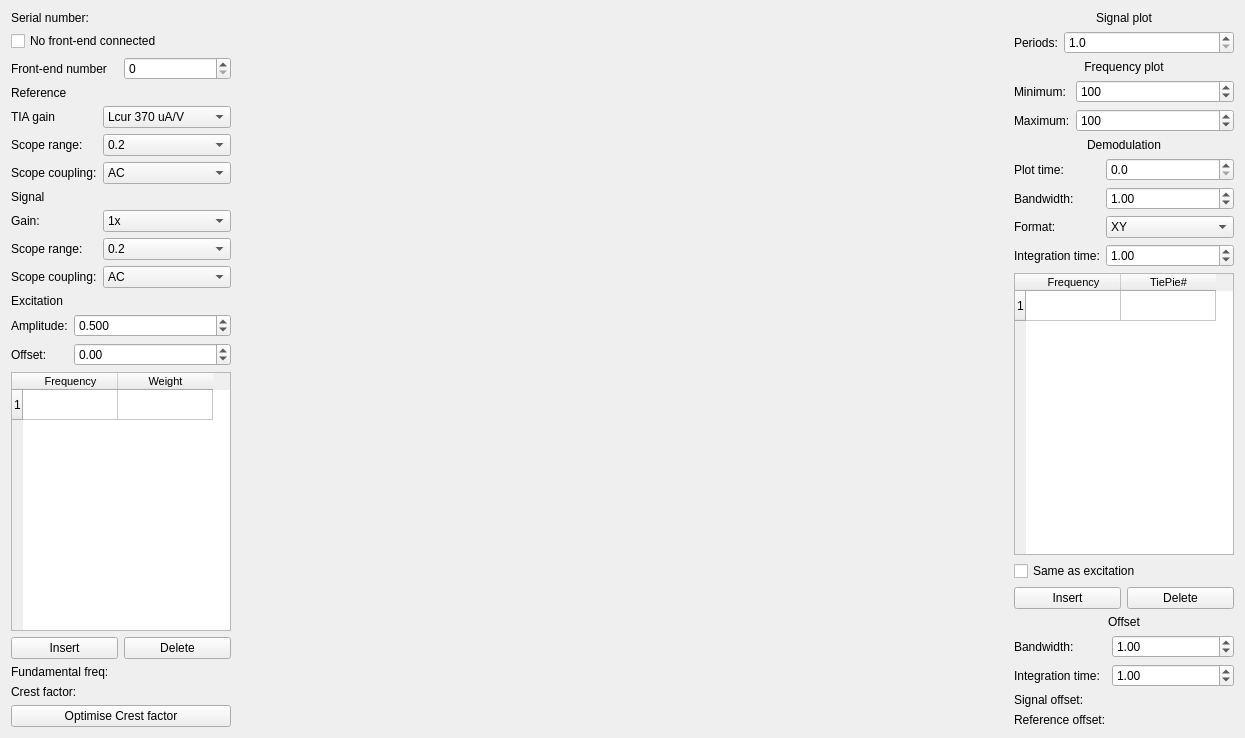
<?xml version="1.0" encoding="UTF-8"?>
<ui version="4.0">
 <class>Form</class>
 <widget class="QWidget" name="Form">
  <property name="geometry">
   <rect>
    <x>0</x>
    <y>0</y>
    <width>1245</width>
    <height>738</height>
   </rect>
  </property>
  <property name="windowTitle">
   <string>Form</string>
  </property>
  <layout class="QHBoxLayout" name="horizontalLayout_7" stretch="0,1,1,0">
   <item>
    <layout class="QVBoxLayout" name="verticalLayout_2">
     <item>
      <layout class="QHBoxLayout" name="horizontalLayout_5">
       <item>
        <widget class="QLabel" name="serial_label">
         <property name="text">
          <string>Serial number:</string>
         </property>
        </widget>
       </item>
       <item>
        <widget class="QLabel" name="serial_value">
         <property name="text">
          <string/>
         </property>
        </widget>
       </item>
      </layout>
     </item>
     <item>
      <widget class="QCheckBox" name="no_frontend_check">
       <property name="text">
        <string>No front-end connected</string>
       </property>
      </widget>
     </item>
     <item>
      <layout class="QHBoxLayout" name="horizontalLayout_6">
       <item>
        <widget class="QLabel" name="label">
         <property name="text">
          <string>Front-end number</string>
         </property>
        </widget>
       </item>
       <item>
        <widget class="QSpinBox" name="frontend_spinner">
         <property name="maximum">
          <number>99999</number>
         </property>
        </widget>
       </item>
      </layout>
     </item>
     <item>
      <widget class="QLabel" name="reference_label_2">
       <property name="text">
        <string>Reference</string>
       </property>
      </widget>
     </item>
     <item>
      <layout class="QFormLayout" name="formLayout">
       <item row="0" column="0">
        <widget class="QLabel" name="reference_label">
         <property name="text">
          <string>TIA gain</string>
         </property>
        </widget>
       </item>
       <item row="0" column="1">
        <widget class="QComboBox" name="reference_combo">
         <property name="toolTip">
          <string>&lt;html&gt;&lt;head/&gt;&lt;body&gt;&lt;p&gt;Selects the transimpedance amplifier that is being used to measure the current through Lpot and therefore determines the maximum current that can be measured. There are both current (A/V) and charge (C/V) amplifiers available. Charge amplifiers have a lower noise level, but require a low amount of 50Hz inteference and dc bias current to function properly.&lt;/p&gt;&lt;/body&gt;&lt;/html&gt;</string>
         </property>
         <item>
          <property name="text">
           <string>Lcur 370 uA/V</string>
          </property>
         </item>
         <item>
          <property name="text">
           <string>Lcur 5 uA/V</string>
          </property>
         </item>
         <item>
          <property name="text">
           <string>Lcur 390 pC/V</string>
          </property>
         </item>
         <item>
          <property name="text">
           <string>Lcur 3.9 pC/V</string>
          </property>
         </item>
         <item>
          <property name="text">
           <string>HcurV</string>
          </property>
         </item>
         <item>
          <property name="text">
           <string>HcurI</string>
          </property>
         </item>
        </widget>
       </item>
       <item row="1" column="0">
        <widget class="QLabel" name="cur_range_label">
         <property name="text">
          <string>Scope range:</string>
         </property>
        </widget>
       </item>
       <item row="1" column="1">
        <widget class="QComboBox" name="ref_range_combo">
         <property name="toolTip">
          <string>&lt;html&gt;&lt;head/&gt;&lt;body&gt;&lt;p&gt;This determines the maximum voltage that the scope can measure. This value times the TIA gain is the maximum current/charge that can enter Lcur before it clips.&lt;/p&gt;&lt;/body&gt;&lt;/html&gt;</string>
         </property>
         <item>
          <property name="text">
           <string>0.2</string>
          </property>
         </item>
         <item>
          <property name="text">
           <string>0.4</string>
          </property>
         </item>
         <item>
          <property name="text">
           <string>0.8</string>
          </property>
         </item>
         <item>
          <property name="text">
           <string>2</string>
          </property>
         </item>
         <item>
          <property name="text">
           <string>4</string>
          </property>
         </item>
        </widget>
       </item>
       <item row="2" column="0">
        <widget class="QLabel" name="sig_range_label_2">
         <property name="text">
          <string>Scope coupling:</string>
         </property>
        </widget>
       </item>
       <item row="2" column="1">
        <widget class="QComboBox" name="ref_coupling_combo">
         <property name="toolTip">
          <string>&lt;html&gt;&lt;head/&gt;&lt;body&gt;&lt;p&gt;Selects the coupling of the scope. Note that when putting this to AC the offset will not be measured accurately.&lt;/p&gt;&lt;/body&gt;&lt;/html&gt;</string>
         </property>
         <item>
          <property name="text">
           <string>AC</string>
          </property>
         </item>
         <item>
          <property name="text">
           <string>DC</string>
          </property>
         </item>
        </widget>
       </item>
      </layout>
     </item>
     <item>
      <widget class="QLabel" name="signal_label">
       <property name="text">
        <string>Signal</string>
       </property>
      </widget>
     </item>
     <item>
      <layout class="QFormLayout" name="formLayout_2">
       <item row="0" column="0">
        <widget class="QLabel" name="gain_label">
         <property name="text">
          <string>Gain:</string>
         </property>
        </widget>
       </item>
       <item row="0" column="1">
        <widget class="QComboBox" name="gain_combo">
         <property name="toolTip">
          <string>&lt;html&gt;&lt;head/&gt;&lt;body&gt;&lt;p&gt;Sets the gain of the instrumentation amplifier measuring between Lpot and Hpot.&lt;/p&gt;&lt;/body&gt;&lt;/html&gt;</string>
         </property>
         <item>
          <property name="text">
           <string>1x</string>
          </property>
         </item>
         <item>
          <property name="text">
           <string>100x</string>
          </property>
         </item>
        </widget>
       </item>
       <item row="1" column="0">
        <widget class="QLabel" name="sig_range_label">
         <property name="text">
          <string>Scope range:</string>
         </property>
        </widget>
       </item>
       <item row="1" column="1">
        <widget class="QComboBox" name="sig_range_combo">
         <property name="toolTip">
          <string>&lt;html&gt;&lt;head/&gt;&lt;body&gt;&lt;p&gt;This determines the maximum voltage that the scope can measure. This value divided by the gain is the maximum voltage that can be measured between Lpot and Hpot.&lt;/p&gt;&lt;/body&gt;&lt;/html&gt;</string>
         </property>
         <item>
          <property name="text">
           <string>0.2</string>
          </property>
         </item>
         <item>
          <property name="text">
           <string>0.4</string>
          </property>
         </item>
         <item>
          <property name="text">
           <string>0.8</string>
          </property>
         </item>
         <item>
          <property name="text">
           <string>2</string>
          </property>
         </item>
         <item>
          <property name="text">
           <string>4</string>
          </property>
         </item>
        </widget>
       </item>
       <item row="2" column="0">
        <widget class="QLabel" name="sig_range_label_3">
         <property name="text">
          <string>Scope coupling:</string>
         </property>
        </widget>
       </item>
       <item row="2" column="1">
        <widget class="QComboBox" name="sig_coupling_combo">
         <property name="toolTip">
          <string>&lt;html&gt;&lt;head/&gt;&lt;body&gt;&lt;p&gt;Selects the coupling of the scope. Note that when putting this to AC the offset will not be measured accurately.&lt;/p&gt;&lt;/body&gt;&lt;/html&gt;</string>
         </property>
         <item>
          <property name="text">
           <string>AC</string>
          </property>
         </item>
         <item>
          <property name="text">
           <string>DC</string>
          </property>
         </item>
        </widget>
       </item>
      </layout>
     </item>
     <item>
      <widget class="QLabel" name="Excitation_label">
       <property name="text">
        <string>Excitation</string>
       </property>
      </widget>
     </item>
     <item>
      <layout class="QFormLayout" name="formLayout_3">
       <item row="0" column="0">
        <widget class="QLabel" name="amplitude_label">
         <property name="text">
          <string>Amplitude:</string>
         </property>
        </widget>
       </item>
       <item row="1" column="0">
        <widget class="QLabel" name="offset_label">
         <property name="text">
          <string>Offset:</string>
         </property>
        </widget>
       </item>
       <item row="1" column="1">
        <widget class="QDoubleSpinBox" name="offset_spinner">
         <property name="toolTip">
          <string>&lt;html&gt;&lt;head/&gt;&lt;body&gt;&lt;p&gt;This determines the DC offset of the excitation signal. The excitation signal will determine the voltage on HcurV and when multiplied with 370uA/V also the current through HcurI. The inverse of the excitation signal will determine the voltage on nHcurV and when multiplied with 370uA/V also the current through nHcurI.&lt;/p&gt;&lt;/body&gt;&lt;/html&gt;</string>
         </property>
         <property name="minimum">
          <double>-2.200000000000000</double>
         </property>
         <property name="maximum">
          <double>2.200000000000000</double>
         </property>
         <property name="singleStep">
          <double>0.100000000000000</double>
         </property>
        </widget>
       </item>
       <item row="0" column="1">
        <widget class="QDoubleSpinBox" name="amplitude_spinner">
         <property name="toolTip">
          <string>&lt;html&gt;&lt;head/&gt;&lt;body&gt;&lt;p&gt;This sets amplitude of the sine or the maximum amplitude of the excitation signal. The excitation signal will determine the voltage on HcurV and when multiplied with 370uA/V also the current through HcurI. The inverse of the excitation signal will determine the voltage on nHcurV and when multiplied with 370uA/V also the current through nHcurI.&lt;/p&gt;&lt;/body&gt;&lt;/html&gt;</string>
         </property>
         <property name="decimals">
          <number>3</number>
         </property>
         <property name="maximum">
          <double>2.200000000000000</double>
         </property>
         <property name="singleStep">
          <double>0.100000000000000</double>
         </property>
         <property name="value">
          <double>0.500000000000000</double>
         </property>
        </widget>
       </item>
      </layout>
     </item>
     <item>
      <widget class="QTableWidget" name="gen_frequency_table">
       <property name="maximumSize">
        <size>
         <width>220</width>
         <height>16777215</height>
        </size>
       </property>
       <property name="toolTip">
        <string>&lt;html&gt;&lt;head/&gt;&lt;body&gt;&lt;p&gt;Here the frequencies and their weights in the multisine that is used as an excitation signal can be set. The weights are defined relative to the maximum amplitude of the signal.&lt;/p&gt;&lt;/body&gt;&lt;/html&gt;</string>
       </property>
       <property name="rowCount">
        <number>1</number>
       </property>
       <attribute name="horizontalHeaderCascadingSectionResizes">
        <bool>false</bool>
       </attribute>
       <attribute name="horizontalHeaderDefaultSectionSize">
        <number>95</number>
       </attribute>
       <row/>
       <column>
        <property name="text">
         <string>Frequency</string>
        </property>
        <property name="font">
         <font>
          <pointsize>8</pointsize>
         </font>
        </property>
       </column>
       <column>
        <property name="text">
         <string>Weight</string>
        </property>
        <property name="font">
         <font>
          <pointsize>8</pointsize>
         </font>
        </property>
       </column>
      </widget>
     </item>
     <item>
      <layout class="QHBoxLayout" name="horizontalLayout_4">
       <item>
        <widget class="QPushButton" name="insert_gen_freq_button">
         <property name="sizePolicy">
          <sizepolicy hsizetype="Minimum" vsizetype="Fixed">
           <horstretch>0</horstretch>
           <verstretch>0</verstretch>
          </sizepolicy>
         </property>
         <property name="toolTip">
          <string>&lt;html&gt;&lt;head/&gt;&lt;body&gt;&lt;p&gt;Can be used to add an additional frequency to the multisine.&lt;/p&gt;&lt;/body&gt;&lt;/html&gt;</string>
         </property>
         <property name="text">
          <string>Insert</string>
         </property>
        </widget>
       </item>
       <item>
        <widget class="QPushButton" name="delete_gen_freq_button">
         <property name="sizePolicy">
          <sizepolicy hsizetype="Minimum" vsizetype="Fixed">
           <horstretch>0</horstretch>
           <verstretch>0</verstretch>
          </sizepolicy>
         </property>
         <property name="toolTip">
          <string>&lt;html&gt;&lt;head/&gt;&lt;body&gt;&lt;p&gt;Can be used to remove a frequency from the multisine.&lt;/p&gt;&lt;/body&gt;&lt;/html&gt;</string>
         </property>
         <property name="text">
          <string>Delete</string>
         </property>
        </widget>
       </item>
      </layout>
     </item>
     <item>
      <layout class="QFormLayout" name="formLayout_9">
       <item row="0" column="0">
        <widget class="QLabel" name="fundamental_label">
         <property name="text">
          <string>Fundamental freq:</string>
         </property>
        </widget>
       </item>
       <item row="0" column="1">
        <widget class="QLabel" name="fundamental_result_label">
         <property name="text">
          <string/>
         </property>
        </widget>
       </item>
       <item row="1" column="0">
        <widget class="QLabel" name="crest_factor_label">
         <property name="text">
          <string>Crest factor:</string>
         </property>
        </widget>
       </item>
       <item row="1" column="1">
        <widget class="QLabel" name="crest_factor_result_label">
         <property name="text">
          <string/>
         </property>
        </widget>
       </item>
      </layout>
     </item>
     <item>
      <widget class="QPushButton" name="optimise_button">
       <property name="text">
        <string>Optimise Crest factor</string>
       </property>
      </widget>
     </item>
    </layout>
   </item>
   <item>
    <layout class="QVBoxLayout" name="verticalLayout_4" stretch="1,0,1">
     <item>
      <widget class="PlotWidget" name="lck1_sig_graph" native="true"/>
     </item>
     <item>
      <layout class="QHBoxLayout" name="horizontalLayout">
       <item>
        <widget class="QLabel" name="value1_label">
         <property name="text">
          <string/>
         </property>
         <property name="alignment">
          <set>Qt::AlignRight|Qt::AlignTrailing|Qt::AlignVCenter</set>
         </property>
        </widget>
       </item>
       <item>
        <widget class="QLabel" name="value1_value">
         <property name="text">
          <string/>
         </property>
        </widget>
       </item>
      </layout>
     </item>
     <item>
      <widget class="PlotWidget" name="lck1_demodulate_graph_1" native="true"/>
     </item>
    </layout>
   </item>
   <item>
    <layout class="QVBoxLayout" name="verticalLayout_3" stretch="1,1,0,2">
     <item>
      <widget class="PlotWidget" name="lck1_sig_fft_graph" native="true"/>
     </item>
     <item>
      <widget class="PlotWidget" name="lck1_ref_fft_graph" native="true"/>
     </item>
     <item>
      <layout class="QHBoxLayout" name="horizontalLayout_3">
       <item>
        <widget class="QLabel" name="value2_label">
         <property name="text">
          <string/>
         </property>
         <property name="alignment">
          <set>Qt::AlignRight|Qt::AlignTrailing|Qt::AlignVCenter</set>
         </property>
        </widget>
       </item>
       <item>
        <widget class="QLabel" name="value2_value">
         <property name="text">
          <string/>
         </property>
         <property name="alignment">
          <set>Qt::AlignLeading|Qt::AlignLeft|Qt::AlignVCenter</set>
         </property>
        </widget>
       </item>
      </layout>
     </item>
     <item>
      <widget class="PlotWidget" name="lck1_demodulate_graph_2" native="true"/>
     </item>
    </layout>
   </item>
   <item>
    <layout class="QVBoxLayout" name="verticalLayout" stretch="0,0,0,0,0,0,0,1,0,0,0">
     <item>
      <widget class="QLabel" name="signal_plot_label">
       <property name="text">
        <string>Signal plot</string>
       </property>
       <property name="alignment">
        <set>Qt::AlignBottom|Qt::AlignHCenter</set>
       </property>
      </widget>
     </item>
     <item>
      <layout class="QFormLayout" name="formLayout_4">
       <item row="0" column="0">
        <widget class="QLabel" name="periods_label">
         <property name="text">
          <string>Periods:</string>
         </property>
        </widget>
       </item>
       <item row="0" column="1">
        <widget class="QDoubleSpinBox" name="periods_spinner">
         <property name="toolTip">
          <string>&lt;html&gt;&lt;head/&gt;&lt;body&gt;&lt;p&gt;Determines the number of repetitions that is shown in the time plot in the left top. &lt;/p&gt;&lt;/body&gt;&lt;/html&gt;</string>
         </property>
         <property name="decimals">
          <number>1</number>
         </property>
         <property name="minimum">
          <double>1.000000000000000</double>
         </property>
         <property name="maximum">
          <double>100000.000000000000000</double>
         </property>
        </widget>
       </item>
      </layout>
     </item>
     <item>
      <widget class="QLabel" name="frequency_plot_label">
       <property name="text">
        <string>Frequency plot</string>
       </property>
       <property name="alignment">
        <set>Qt::AlignBottom|Qt::AlignHCenter</set>
       </property>
      </widget>
     </item>
     <item>
      <layout class="QFormLayout" name="formLayout_5">
       <item row="0" column="0">
        <widget class="QLabel" name="fmin_label">
         <property name="text">
          <string>Minimum:</string>
         </property>
        </widget>
       </item>
       <item row="0" column="1">
        <widget class="QDoubleSpinBox" name="fmin_spinner">
         <property name="toolTip">
          <string>&lt;html&gt;&lt;head/&gt;&lt;body&gt;&lt;p&gt;The minimum frequency that is shown in the frequency plots on the top right.&lt;/p&gt;&lt;/body&gt;&lt;/html&gt;</string>
         </property>
         <property name="decimals">
          <number>0</number>
         </property>
         <property name="maximum">
          <double>10000000.000000000000000</double>
         </property>
         <property name="value">
          <double>100.000000000000000</double>
         </property>
        </widget>
       </item>
       <item row="1" column="0">
        <widget class="QLabel" name="fmax_label">
         <property name="text">
          <string>Maximum:</string>
         </property>
        </widget>
       </item>
       <item row="1" column="1">
        <widget class="QDoubleSpinBox" name="fmax_spinner">
         <property name="toolTip">
          <string>&lt;html&gt;&lt;head/&gt;&lt;body&gt;&lt;p&gt;The maximum frequency that is shown in the frequency plots on the top right.&lt;/p&gt;&lt;/body&gt;&lt;/html&gt;</string>
         </property>
         <property name="decimals">
          <number>0</number>
         </property>
         <property name="maximum">
          <double>10000000.000000000000000</double>
         </property>
         <property name="value">
          <double>100.000000000000000</double>
         </property>
        </widget>
       </item>
      </layout>
     </item>
     <item>
      <widget class="QLabel" name="Demodulate_label">
       <property name="text">
        <string>Demodulation</string>
       </property>
       <property name="alignment">
        <set>Qt::AlignBottom|Qt::AlignHCenter</set>
       </property>
      </widget>
     </item>
     <item>
      <layout class="QFormLayout" name="formLayout_6">
       <item row="0" column="0">
        <widget class="QLabel" name="plot_time_label">
         <property name="text">
          <string>Plot time:</string>
         </property>
        </widget>
       </item>
       <item row="0" column="1">
        <widget class="QDoubleSpinBox" name="plot_time_spinner">
         <property name="toolTip">
          <string>&lt;html&gt;&lt;head/&gt;&lt;body&gt;&lt;p&gt;The amount of time shown on the x-axis of the bottom two graphs.&lt;/p&gt;&lt;/body&gt;&lt;/html&gt;</string>
         </property>
         <property name="decimals">
          <number>1</number>
         </property>
        </widget>
       </item>
       <item row="1" column="0">
        <widget class="QLabel" name="bandwidth_label">
         <property name="text">
          <string>Bandwidth:</string>
         </property>
        </widget>
       </item>
       <item row="1" column="1">
        <widget class="QDoubleSpinBox" name="bandwidth_spinner">
         <property name="toolTip">
          <string>&lt;html&gt;&lt;head/&gt;&lt;body&gt;&lt;p&gt;The bandwidth of the signals in the bottom two graphs.&lt;/p&gt;&lt;/body&gt;&lt;/html&gt;</string>
         </property>
         <property name="decimals">
          <number>2</number>
         </property>
         <property name="minimum">
          <double>0.010000000000000</double>
         </property>
         <property name="maximum">
          <double>9999.989999999999782</double>
         </property>
         <property name="value">
          <double>1.000000000000000</double>
         </property>
        </widget>
       </item>
       <item row="2" column="0">
        <widget class="QLabel" name="format_label">
         <property name="text">
          <string>Format:</string>
         </property>
        </widget>
       </item>
       <item row="2" column="1">
        <widget class="QComboBox" name="format_combo">
         <property name="toolTip">
          <string>&lt;html&gt;&lt;head/&gt;&lt;body&gt;&lt;p&gt;The complex impedance measured by the LCR can be represented in different ways:&lt;/p&gt;&lt;p&gt;XY: As a complex and an imaginary part&lt;/p&gt;&lt;p&gt;RpCp: As a capacitor and a resistor in parallel&lt;/p&gt;&lt;p&gt;RsCs: As a capacitor and a reisistor in series&lt;/p&gt;&lt;p&gt;ZPhi: As an absolute value and a phase &lt;/p&gt;&lt;/body&gt;&lt;/html&gt;</string>
         </property>
         <item>
          <property name="text">
           <string>XY</string>
          </property>
         </item>
        </widget>
       </item>
       <item row="3" column="0">
        <widget class="QLabel" name="bandwidth_label_2">
         <property name="text">
          <string>Integration time:</string>
         </property>
        </widget>
       </item>
       <item row="3" column="1">
        <widget class="QDoubleSpinBox" name="integration_spinner">
         <property name="toolTip">
          <string>&lt;html&gt;&lt;head/&gt;&lt;body&gt;&lt;p&gt;Over how much time the signal in the bottom two graphs in averaged to come to the displayed impedances&lt;/p&gt;&lt;/body&gt;&lt;/html&gt;</string>
         </property>
         <property name="decimals">
          <number>2</number>
         </property>
         <property name="minimum">
          <double>0.010000000000000</double>
         </property>
         <property name="maximum">
          <double>9999.989999999999782</double>
         </property>
         <property name="value">
          <double>1.000000000000000</double>
         </property>
        </widget>
       </item>
      </layout>
     </item>
     <item>
      <widget class="QTableWidget" name="dem_frequency_table">
       <property name="maximumSize">
        <size>
         <width>220</width>
         <height>16777215</height>
        </size>
       </property>
       <property name="toolTip">
        <string>&lt;html&gt;&lt;head/&gt;&lt;body&gt;&lt;p&gt;Here the frequencies and their weights in the multisine that is used as an excitation signal can be set. The weights are defined relative to the maximum amplitude of the signal.&lt;/p&gt;&lt;/body&gt;&lt;/html&gt;</string>
       </property>
       <property name="rowCount">
        <number>1</number>
       </property>
       <attribute name="horizontalHeaderDefaultSectionSize">
        <number>95</number>
       </attribute>
       <row/>
       <column>
        <property name="text">
         <string>Frequency</string>
        </property>
        <property name="font">
         <font>
          <pointsize>8</pointsize>
         </font>
        </property>
       </column>
       <column>
        <property name="text">
         <string>TiePie#</string>
        </property>
        <property name="font">
         <font>
          <pointsize>8</pointsize>
         </font>
        </property>
       </column>
      </widget>
     </item>
     <item>
      <widget class="QCheckBox" name="dem_is_gen_check">
       <property name="text">
        <string>Same as excitation</string>
       </property>
      </widget>
     </item>
     <item>
      <layout class="QHBoxLayout" name="horizontalLayout_2">
       <item>
        <widget class="QPushButton" name="insert_dem_freq_button">
         <property name="enabled">
          <bool>true</bool>
         </property>
         <property name="toolTip">
          <string>&lt;html&gt;&lt;head/&gt;&lt;body&gt;&lt;p&gt;Can be used to add an additional frequency to the multisine.&lt;/p&gt;&lt;/body&gt;&lt;/html&gt;</string>
         </property>
         <property name="text">
          <string>Insert</string>
         </property>
        </widget>
       </item>
       <item>
        <widget class="QPushButton" name="delete_dem_freq_button">
         <property name="toolTip">
          <string>&lt;html&gt;&lt;head/&gt;&lt;body&gt;&lt;p&gt;Can be used to remove a frequency from the multisine.&lt;/p&gt;&lt;/body&gt;&lt;/html&gt;</string>
         </property>
         <property name="text">
          <string>Delete</string>
         </property>
        </widget>
       </item>
      </layout>
     </item>
     <item>
      <widget class="QLabel" name="Sampling_label_2">
       <property name="text">
        <string>Offset</string>
       </property>
       <property name="alignment">
        <set>Qt::AlignBottom|Qt::AlignHCenter</set>
       </property>
      </widget>
     </item>
     <item>
      <layout class="QFormLayout" name="formLayout_8">
       <item row="0" column="0">
        <widget class="QLabel" name="offset_bandwidth_label">
         <property name="text">
          <string>Bandwidth:</string>
         </property>
        </widget>
       </item>
       <item row="0" column="1">
        <widget class="QDoubleSpinBox" name="offset_bandwidth_spinner">
         <property name="toolTip">
          <string>&lt;html&gt;&lt;head/&gt;&lt;body&gt;&lt;p&gt;bandwidth of the measured offset. Note that the measured offset is only visible in the saved data file.&lt;/p&gt;&lt;/body&gt;&lt;/html&gt;</string>
         </property>
         <property name="decimals">
          <number>2</number>
         </property>
         <property name="minimum">
          <double>0.010000000000000</double>
         </property>
         <property name="maximum">
          <double>9999.989999999999782</double>
         </property>
         <property name="value">
          <double>1.000000000000000</double>
         </property>
        </widget>
       </item>
       <item row="1" column="0">
        <widget class="QLabel" name="offset_integration_label">
         <property name="text">
          <string>Integration time:</string>
         </property>
        </widget>
       </item>
       <item row="1" column="1">
        <widget class="QDoubleSpinBox" name="offset_integration_spinner">
         <property name="toolTip">
          <string>&lt;html&gt;&lt;head/&gt;&lt;body&gt;&lt;p&gt;Over how much time the the offset signals are averaged to come to the displayed impedances.&lt;/p&gt;&lt;/body&gt;&lt;/html&gt;</string>
         </property>
         <property name="decimals">
          <number>2</number>
         </property>
         <property name="minimum">
          <double>0.010000000000000</double>
         </property>
         <property name="maximum">
          <double>9999.989999999999782</double>
         </property>
         <property name="value">
          <double>1.000000000000000</double>
         </property>
        </widget>
       </item>
       <item row="2" column="0">
        <widget class="QLabel" name="sig_offset_label">
         <property name="text">
          <string>Signal offset:</string>
         </property>
        </widget>
       </item>
       <item row="2" column="1">
        <widget class="QLabel" name="sig_offset_value">
         <property name="minimumSize">
          <size>
           <width>70</width>
           <height>0</height>
          </size>
         </property>
         <property name="text">
          <string/>
         </property>
        </widget>
       </item>
       <item row="3" column="0">
        <widget class="QLabel" name="ref_offset_label">
         <property name="text">
          <string>Reference offset:</string>
         </property>
        </widget>
       </item>
       <item row="3" column="1">
        <widget class="QLabel" name="ref_offset_value">
         <property name="text">
          <string/>
         </property>
        </widget>
       </item>
      </layout>
     </item>
    </layout>
   </item>
  </layout>
 </widget>
 <customwidgets>
  <customwidget>
   <class>PlotWidget</class>
   <extends>QWidget</extends>
   <header>pyqtgraph</header>
   <container>1</container>
  </customwidget>
 </customwidgets>
 <resources/>
 <connections/>
</ui>
